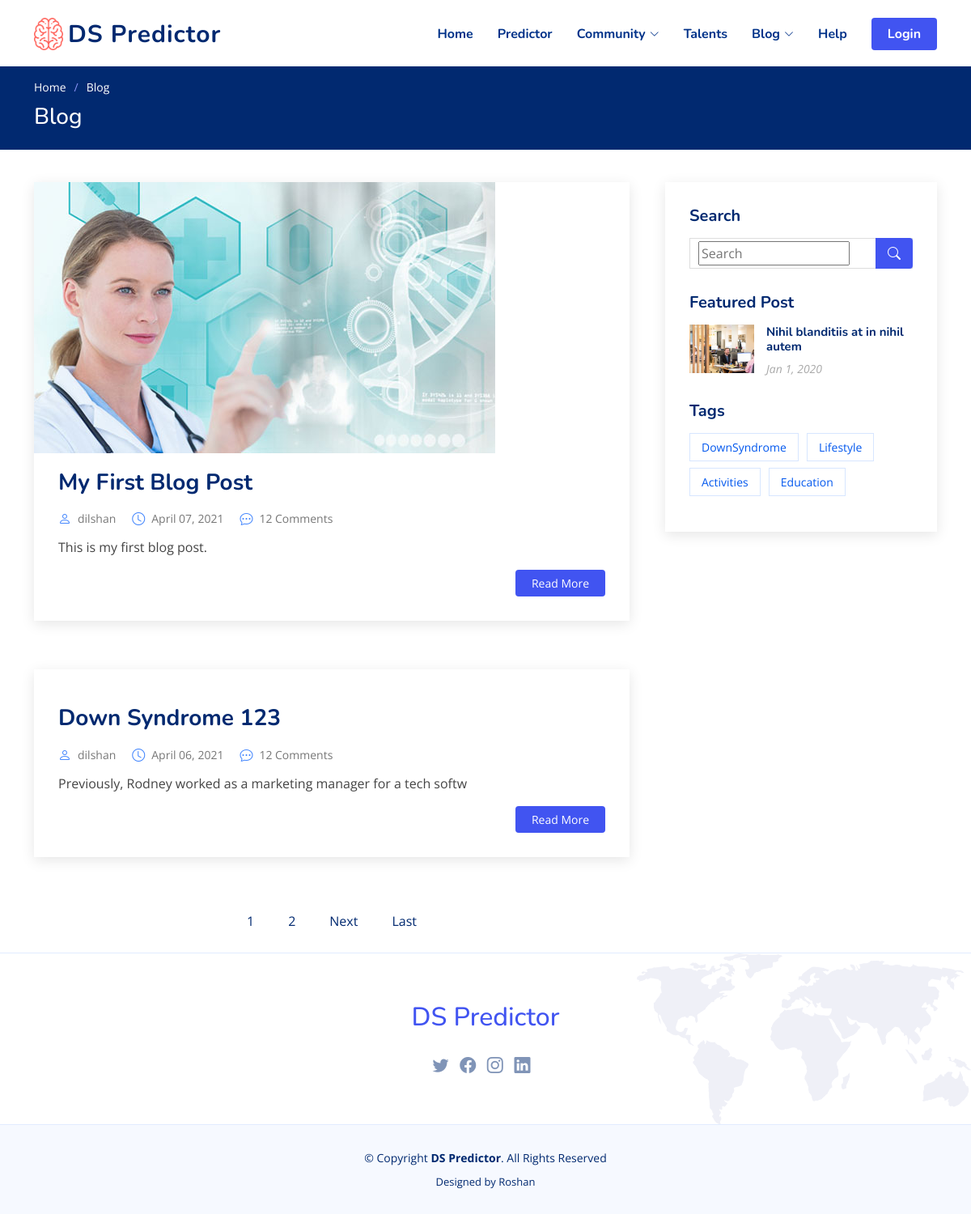
Screenshot of /blog/ with the database file from the repository.
### blog/models.py (models this page shows, shortened)
class Post(models.Model):
    author = models.ForeignKey(
        settings.AUTH_USER_MODEL, on_delete=models.CASCADE)
    title = models.CharField(max_length=100)
    brief = models.TextField(max_length=500,default="")
    content = models.TextField()
    liked = models.ManyToManyField(
        settings.AUTH_USER_MODEL, blank=True, related_name='liked')
    date_posted = models.DateTimeField(default=timezone.now)
    pic = models.ImageField(upload_to='photos/%Y/%m/%d/', default='photos\2021\04\06\01.png')
    objects = PostManager()
    class Meta:
        ordering = ('-date_posted', )

### blog/views.py (the view)
# urls.py: path('', PostListView.as_view(), name='blog'),
class PostListView(ListView):
    model = Post
    template_name = 'blog/index.html'
    context_object_name = 'posts'
    paginate_by = 2
    def get_queryset(self):
        try:
            keyword = self.request.GET['q']
        except:
            keyword = ''
        if (keyword != ''):
            object_list = self.model.objects.filter(
                Q(content__icontains=keyword) | Q(title__icontains=keyword))
        else:
            object_list = self.model.objects.all()
        return object_list

### templates/blog/index.html (shortened to what this page needs)
{% extends 'base.html' %}
{% load static %}
{% block content %}
{% load crispy_forms_tags %}
<main id="main">
  <section class="breadcrumbs">
    <div class="container">
      <ol>
        <li><a href="index.html">Home</a></li>
        <li>Blog</li>
      </ol>
      <h2>Blog</h2>
    </div>
  </section>
  <section id="blog" class="blog">
    <div class="container" data-aos="fade-up">
      <div class="row">
        <div class="col-lg-8 entries">
          {% for post in posts %}
          <article class="entry">
            <div class="entry-img">
              <img src="{{post.pic.url}}" alt="" class="img-fluid">
            </div>
            <h2 class="entry-title">
              <a href="{% url 'post_detail' post.pk %}">{{ post.title }}</a>
            </h2>
            <div class="entry-meta">
              <ul>
                <li class="d-flex align-items-center"><i class="bi bi-person"></i> <a href="{% url 'user_posts' post.author.username %}">{{ post.author }}</a></li>
                <li class="d-flex align-items-center"><i class="bi bi-clock"></i> <a href="#"><time datetime="2020-01-01">{{ post.date_posted|date:"F d, Y" }}</time></a></li>
                <li class="d-flex align-items-center"><i class="bi bi-chat-dots"></i> <a href="blog-single.html">12 Comments</a></li>
              </ul>
            </div>
            <div class="entry-content">
              <p>
                {{ post.brief | slice:":65" }}
              </p>
              <div class="read-more">
                <a href="{% url 'post_detail' post.pk %}">Read More</a>
              </div>
            </div>
          </article>
            {% endfor %}
          <div class="blog-pagination">
            <ul class="justify-content-center">
              {% if is_paginated %}
                {% for num in page_obj.paginator.page_range %}
                  {% if page_obj.number == num %}
                    <li><a class="page-numbers" href="?page={{ num }}">{{ num }}</a></li>
                  {% elif num > page_obj.number|add:'-3' and num < page_obj.number|add:'3' %}
                    <li><a class="page-numbers" href="?page={{ num }}">{{ num }}</a></li>
                  {% endif %}
                {% endfor %}
                {% if page_obj.has_next %}
                  <li><a class="next page-numbers" href="?page={{ page_obj.next_page_number }}"><span aria-hidden="true">Next </span></a></li>
                  <li><a class="next page-numbers" href="?page={{ page_obj.paginator.num_pages }}"><span aria-hidden="true">Last</span></a></li>
                {% endif %}
              {% endif %}
            </ul>
          </div>
        </div>
        <div class="col-lg-4">
          <div class="sidebar">
            <h3 class="sidebar-title">Search</h3>
            <div class="sidebar-item search-form">
              <form action="">
                <input name="q" type="search" placeholder="Search" aria-label="Search">
                <button type="submit" value="Search"><i class="bi bi-search"></i></button>
              </form>
            </div>
            <h3 class="sidebar-title">Featured Post</h3>
            <div class="sidebar-item recent-posts">
              <div class="post-item clearfix">
                <img src="assets/img/blog/blog-recent-1.jpg" alt="">
                <h4><a href="blog-single.html">Nihil blanditiis at in nihil autem</a></h4>
                <time datetime="2020-01-01">Jan 1, 2020</time>
              </div>
            </div>
            <h3 class="sidebar-title">Tags</h3>
            <div class="sidebar-item tags">
              <ul>
                <li><a href="#">DownSyndrome</a></li>
                <li><a href="#">Lifestyle</a></li>
                <li><a href="#">Activities</a></li>
                <li><a href="#">Education</a></li>
              </ul>
            </div>
          </div>
        </div>
      </div>
    </div>
  </section>
</main>
{% endblock %}

### dspredictor/static/assets/css/style.css (style rules this page uses)
:root { scroll-behavior: smooth; }
body { font-family: "Open Sans", sans-serif; color: #444444; }
a { color: #4154f1; text-decoration: none; }
h1, h2, h3, h4, h5, h6 { font-family: "Nunito", sans-serif; }
section { padding: 60px 0; overflow: hidden; }
.breadcrumbs { padding: 15px 0; background: #012970; min-height: 40px; margin-top: 82px; color: #fff; }
.breadcrumbs h2 { font-size: 28px; font-weight: 500; }
.breadcrumbs ol { display: flex; flex-wrap: wrap; list-style: none; padding: 0 0 10px 0; margin: 0; font-size: 14px; }
.breadcrumbs ol a { color: #fff; transition: 0.3s; }
.breadcrumbs ol li + li { padding-left: 10px; }
.breadcrumbs ol li + li::before { display: inline-block; padding-right: 10px; color: #8894f6; content: "/"; }
.blog { padding: 40px 0 20px 0; }
.blog .entry { padding: 30px; margin-bottom: 60px; box-shadow: 0 4px 16px rgba(0, 0, 0, 0.1); }
.blog .entry .entry-img { max-height: 440px; margin: -30px -30px 20px -30px; overflow: hidden; }
.blog .entry .entry-title { font-size: 28px; font-weight: bold; padding: 0; margin: 0 0 20px 0; }
.blog .entry .entry-title a { color: #012970; transition: 0.3s; }
.blog .entry .entry-meta { margin-bottom: 15px; color: #4084fd; }
.blog .entry .entry-meta ul { display: flex; flex-wrap: wrap; list-style: none; align-items: center; padding: 0; margin: 0; }
.blog .entry .entry-meta ul li + li { padding-left: 20px; }
.blog .entry .entry-meta i { font-size: 16px; margin-right: 8px; line-height: 0; }
.blog .entry .entry-meta a { color: #777777; font-size: 14px; display: inline-block; line-height: 1; }
.blog .entry .entry-content p { line-height: 24px; }
.blog .entry .entry-content .read-more { -moz-text-align-last: right; text-align-last: right; }
.blog .entry .entry-content .read-more a { display: inline-block; background: #4154f1; color: #fff; padding: 6px 20px; transition: 0.3s; font-size: 14px; border-radius: 4px; }
.blog .blog-pagination { color: #024ed5; }
.blog .blog-pagination ul { display: flex; padding: 0; margin: 0; list-style: none; }
.blog .blog-pagination li { margin: 0 5px; transition: 0.3s; }
.blog .blog-pagination li a { color: #012970; padding: 7px 16px; display: flex; align-items: center; justify-content: center; }
.blog .sidebar { padding: 30px; margin: 0 0 60px 20px; box-shadow: 0 4px 16px rgba(0, 0, 0, 0.1); }
.blog .sidebar .sidebar-title { font-size: 20px; font-weight: 700; padding: 0 0 0 0; margin: 0 0 15px 0; color: #012970; position: relative; }
.blog .sidebar .sidebar-item { margin-bottom: 30px; }
.blog .sidebar .search-form form { background: #fff; border: 1px solid #ddd; padding: 3px 10px; position: relative; }
.blog .sidebar .search-form form button { position: absolute; top: 0; right: 0; bottom: 0; border: 0; background: none; font-size: 16px; padding: 0 15px; margin: -1px; background: #4154f1; color: #fff; transition: 0.3s; border-radius: 0 4px 4px 0; line-height: 0; }
.blog .sidebar .search-form form button i { line-height: 0; }
.blog .sidebar .recent-posts img { width: 80px; float: left; }
.blog .sidebar .recent-posts h4 { font-size: 15px; margin-left: 95px; font-weight: bold; }
.blog .sidebar .recent-posts h4 a { color: #012970; transition: 0.3s; }
.blog .sidebar .recent-posts time { display: block; margin-left: 95px; font-style: italic; font-size: 14px; color: #aaaaaa; }
.blog .sidebar .tags { margin-bottom: -10px; }
.blog .sidebar .tags ul { list-style: none; padding: 0; }
.blog .sidebar .tags ul li { display: inline-block; }
.blog .sidebar .tags ul a { color: #0257ee; font-size: 14px; padding: 6px 14px; margin: 0 6px 8px 0; border: 1px solid #d7e6ff; display: inline-block; transition: 0.3s; }

### rows the page displays
Post: pic (picture), title "My First Blog Post", author "dilshan", date_posted "April 07, 2021", brief "This is my first blog post."
Post: title "Down Syndrome 123", author "dilshan", date_posted "April 06, 2021", brief "Previously, Rodney worked as a marketing manager for a tech softw"

### other values shown
{{ num }} "1"
{{ num }} "2"
